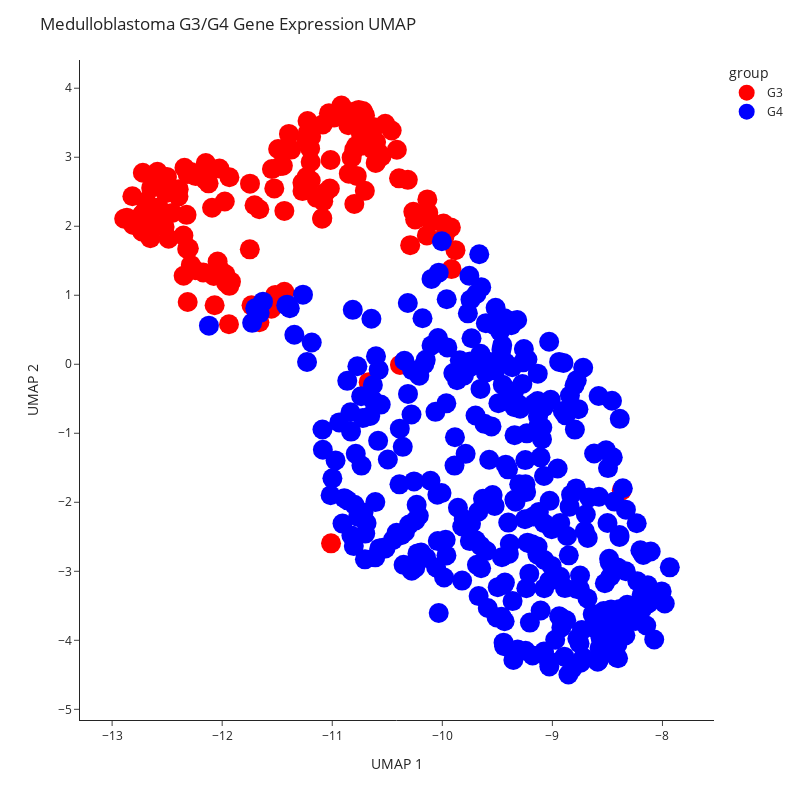

The cell this chart's notebook holds for it:
### Markdown cell above
# UMAP Visualization of Preprocessed Data

### Code cell
from medulloblastoma.plots import plot_umap_binary

# Discrete color mapping for G3/G4 subtypes
dict_medulloblastoma = {
    'G3': 'red',  # Red for G3
    'G4': 'blue'   # Blue for G4
}

# Generate UMAP with discrete subtype coloring
plot_umap_binary(
    data=data_g3g4,
    clinical=metadata_g3g4,
    colors_dict=dict_medulloblastoma,
    n_components=2,
    seed=2023,
    title="Medulloblastoma G3/G4 Gene Expression UMAP",
    marker_size=20
)

### Figure 1 — Plotly figure (JSON) as saved in the notebook; plotly's stock layout.template omitted (floating-point values rounded to 4 significant figures; data arrays with more than 128 entries replaced by an {"elided": "..."} marker saying what was removed)
{"data": [{"hovertemplate": "<b>%{hovertext}</b><br><br>group=G3<br>UMAP_1=%{x}<br>UMAP_2=%{y}<extra></extra>", "hovertext": {"elided": "144 str values"}, "legendgroup": "G3", "marker": {"color": "red", "size": 20, "symbol": "circle"}, "mode": "markers", "name": "G3", "orientation": "v", "showlegend": true, "type": "scatter", "x": {"elided": "144 float values"}, "xaxis": "x", "y": {"elided": "144 float values"}, "yaxis": "y"}, {"hovertemplate": "<b>%{hovertext}</b><br><br>group=G4<br>UMAP_1=%{x}<br>UMAP_2=%{y}<extra></extra>", "hovertext": {"elided": "326 str values"}, "legendgroup": "G4", "marker": {"color": "blue", "size": 20, "symbol": "circle"}, "mode": "markers", "name": "G4", "orientation": "v", "showlegend": true, "type": "scatter", "x": {"elided": "326 float values"}, "xaxis": "x", "y": {"elided": "326 float values"}, "yaxis": "y"}], "layout": {"height": 800, "legend": {"title": {"text": "group"}, "tracegroupgap": 0}, "margin": {"t": 60}, "title": {"text": "Medulloblastoma G3/G4 Gene Expression UMAP"}, "width": 800, "xaxis": {"anchor": "y", "domain": [0, 1], "title": {"text": "UMAP 1"}}, "yaxis": {"anchor": "x", "domain": [0, 1], "title": {"text": "UMAP 2"}}}}
